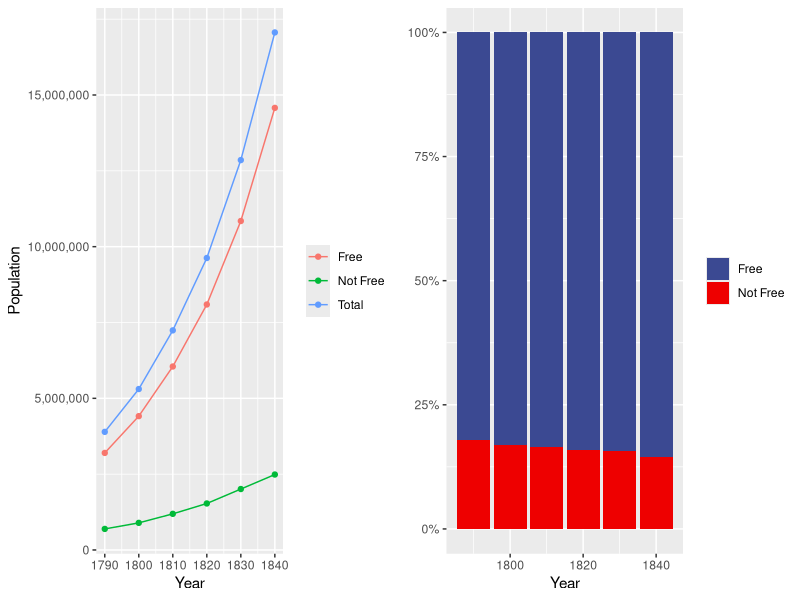

The R source for this figure: (Note: this script raises an error after producing the figure.)
## ---- chunk 1
knitr::opts_chunk$set(echo = TRUE, message = FALSE, warning = FALSE,
                      fig.width = 10, fig.height = 10)
# loading libraries #
library(tidyverse)
library(here)
#setting options
options(scipen = 999)
#reading census data
census_1790_1840 <- read_csv("Input/C_1790_1840.csv")
#reading state FIPS to state name
state_fips_to_name <- readxl::read_xlsx("Input/state_fips_to_name.xlsx")
#--------
#total population
tot_pop <- census_1790_1840 %>%
  group_by(year) %>%
  summarise("Free" = sum(cntypopf, na.rm = T),
            "Not Free" = sum(cntypops, na.rm = T),
            "Total" = `Free` + `Not Free`)
#
region_label <- census_1790_1840 %>%
  select(region, statefip) %>%
  distinct() %>%
  arrange(region) %>%
  left_join(., state_fips_to_name, by = c("statefip" = "st")) %>%
  group_by(region) %>%
  summarise(label = paste0(stusps, collapse = ", "))
## ---- chunk 2
tot_p1 <- tot_pop %>%
  pivot_longer(-year) %>%
  ggplot(data = .,
       aes(x = year, y = value, group = name, color = name)) +
  geom_line() + geom_point() +
  scale_y_continuous(labels = scales::comma_format()) +
  labs(x = "Year", y = "Population") +
  theme(legend.title = element_blank())
#
tot_p2 <- tot_pop %>%
  mutate("Free" = `Free` / `Total`,
         "Not Free" = `Not Free` / `Total`) %>%
  select(year, `Free`, `Not Free`) %>%
  pivot_longer(-year) %>%
  ggplot(data = .,
         aes(x = year, y = value, fill = name)) +
  geom_col() +
  ggsci::scale_fill_aaas() +
  labs(y = "Proportion", x = "Year") +
  scale_y_continuous(labels = scales::percent_format()) +
  theme(legend.title = element_blank(),
        axis.title.y = element_blank())
#
gridExtra::grid.arrange(tot_p1, tot_p2, nrow = 1)
## ---- chunk 3
region <- census_1790_1840 %>%
  group_by(year, region) %>%
  summarise("Free" = sum(cntypopf, na.rm = T),
            "Not Free" = sum(cntypops, na.rm = T),
            "Total" = `Free` + `Not Free`) %>%
  left_join(., region_label) %>%
  select(-region) %>%
  pivot_longer(-c(year, label)) %>%
  na_if(., 0)

region_p1 <- ggplot(data = region,
         aes(x = year, y = value, group = name, color = name)) +
  geom_line() + geom_point() +
  scale_y_continuous(labels = scales::comma_format()) +
  facet_wrap(~label) +
  theme(axis.text.x = element_text(angle = 270, vjust = 0.5, hjust = 0)) +
  labs(x = "Year",
       y = "Population") +
  theme(legend.title = element_blank())
#
region_p2 <- census_1790_1840 %>%
  group_by(year, region) %>%
  summarise("Free" = sum(cntypopf, na.rm = T),
            "Not Free" = sum(cntypops, na.rm = T),
            total = `Free` + `Not Free`) %>%
  left_join(., region_label) %>%
  select(-region) %>%
  mutate("Free" = `Free` / total,
         "Not Free" = `Not Free` / total) %>%
  select(-total) %>%
  pivot_longer(-c(year, label)) %>%
  ggplot(data = .,
         aes(x = year, y = value, fill = name)) +
  geom_col() +
  ggsci::scale_fill_aaas() +
  labs(y = "Proportion", x = "Year") +
  scale_y_continuous(labels = scales::percent_format()) +
  theme(legend.title = element_blank(),
        axis.title.y = element_blank(),
        axis.text.x = element_text(angle = 270, vjust = 0.5, hjust = 0)) +
  facet_wrap(~label)
#
gridExtra::grid.arrange(region_p1, region_p2, nrow = 1)
## ---- chunk 4
state_p1 <- census_1790_1840 %>%
  group_by(year, statefip) %>%
  summarise(`Free` = sum(cntypopf, na.rm = T),
            `Not Free` = sum(cntypops, na.rm = T),
            `Total` = `Free` + `Not Free`) %>%
  left_join(state_fips_to_name, by = c("statefip" = "st")) %>%
  select(-c(statefip, stusps)) %>%
  pivot_longer(-c(year, stname)) %>%
  na_if(., 0) %>%
  ggplot(data = .,
         aes(x = year, y = value, color = name, group = name)) +
  geom_line() + geom_point(size = 0.5) +
  facet_wrap(~stname) +
  scale_y_continuous(labels = scales::comma_format()) +
  theme(axis.text.x = element_text(angle = 270, vjust = 0.5, hjust = 0)) +
  labs(x = "Year",
       y = "Population") +
  theme(legend.title = element_blank())
#
state_p2 <- census_1790_1840 %>%
  group_by(year, statefip) %>%
  summarise(free_pop = sum(cntypopf, na.rm = T),
            notFree_pop = sum(cntypops, na.rm = T),
            `Free` = free_pop / (free_pop + notFree_pop),
            `Not Free` = notFree_pop / (free_pop + notFree_pop)) %>%
  left_join(state_fips_to_name, by = c("statefip" = "st")) %>%
  select(year, stname, `Free`, `Not Free`) %>%
  pivot_longer(-c(year, stname)) %>%
  ggplot(data = .,
         aes(x = year, y = value, fill = name)) +
  geom_col() +
  ggsci::scale_fill_aaas() +
  labs(y = "Proportion", x = "Year") +
  scale_y_continuous(labels = scales::percent_format()) +
  theme(legend.title = element_blank(),
        axis.title.y = element_blank(),
        axis.text.x = element_text(angle = 270, vjust = 0.5, hjust = 0)) +
  facet_wrap(~stname)
#==
gridExtra::grid.arrange(state_p1, state_p2, nrow = 1)
